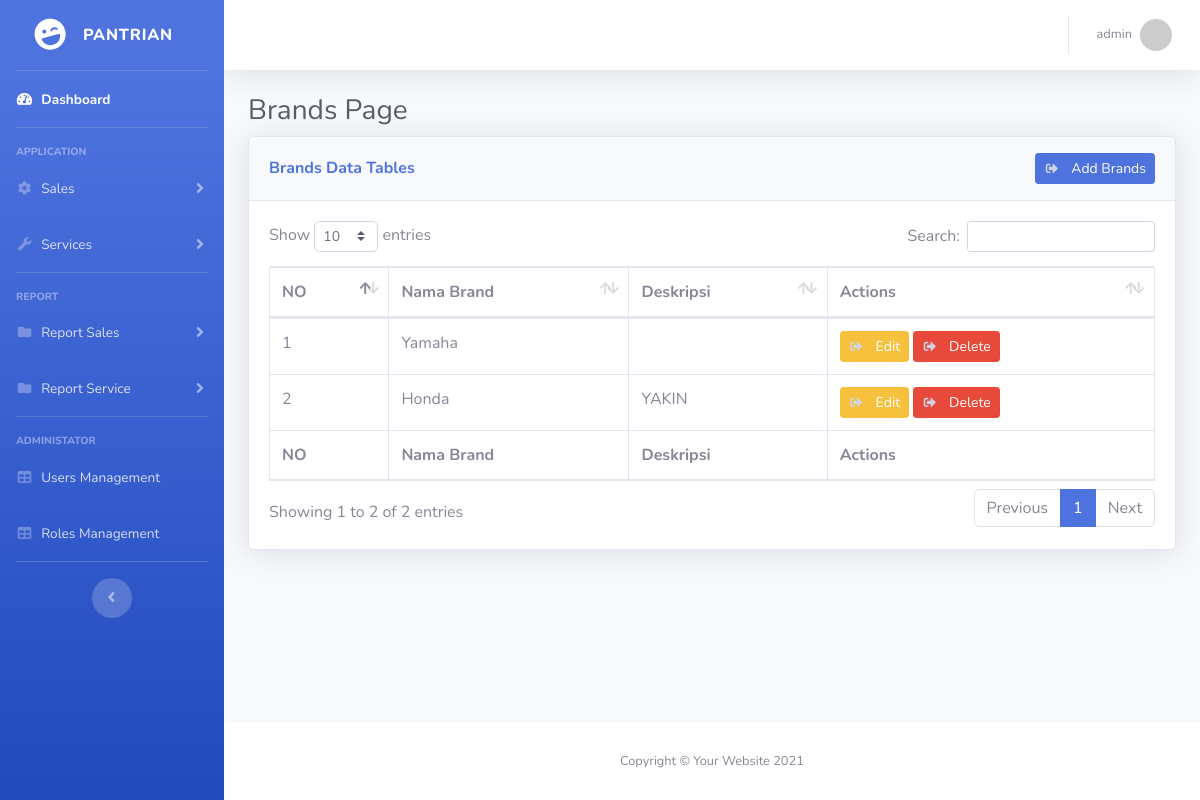
/pages/brands.php (signed in), run on the app's committed database.
### tables this page shows
CREATE TABLE `brands` (
  `id` int(11) NOT NULL,
  `brand_name` varchar(255) NOT NULL,
  `deskripsi` text DEFAULT NULL
);

### pages/brands.php (the view, shortened to what this page needs)
<?php
    $title = "Brands Page";
    require_once("../layout/header.php");
    require_once("../db.php");
    function getBrands() {
        global $db;
        $data = $db->query("SELECT * FROM brands");
        $result = [];
        while ($row = $data->fetch_assoc()) {
            $result[] = $row;
        }
        return $result;
    }
?>
    <div id="wrapper">
        <?php require_once("../layout/sidebar.php"); ?>
        <div id="content-wrapper" class="d-flex flex-column">
            <div id="content">
                <?php  require_once("../layout/topbar.php"); ?>
                <div class="container-fluid">
                    <h1 class="h3 mb-2 text-gray-800"><?= $title ?></h1>
                    <div class="card shadow mb-4">
                        <div class="card-header py-3 d-flex justify-content-between">
                            <h6 class="m-0 my-auto font-weight-bold text-primary ">Brands Data Tables</h6>
                            <button class="btn btn-primary btn-sm" data-toggle="modal" data-target="#addModal">
                                <i class="fas fa-sign-out-alt fa-sm fa-fw mr-2 text-gray-400"></i>
                                Add Brands
                            </button>
                        </div>
                        <div class="card-body">
                            <div class="table-responsive">
                                <table class="table table-bordered" id="dataTable" width="100%" cellspacing="0">
                                    <thead>
                                        <tr>
                                            <th>NO</th>
                                            <th>Nama Brand</th>
                                            <th>Deskripsi</th>
                                            <th>Actions</th>
                                        </tr>
                                    </thead>
                                    <tfoot>
                                        <tr>
                                            <th>NO</th>
                                            <th>Nama Brand</th>
                                            <th>Deskripsi</th>
                                            <th>Actions</th>
                                        </tr>
                                    </tfoot>
                                    <tbody>
                                        <?php
                                            $no = 1;
                                            $brands = getBrands();
                                            foreach($brands as $brand) {
                                                echo "<tr>";
                                                echo "<td>".$no."</td>";
                                                echo "<td>".$brand['brand_name']."</td>";
                                                echo "<td>".$brand['deskripsi']."</td>";
                                                echo "<td>
                                                    <button class='btn btn-warning btn-sm' data-toggle='modal' data-target='#editModal' data-id='".$brand['id']."' data-brand='".$brand['brand_name']."'  data-deskripsi='".$brand['deskripsi']."' >
                                                        <i class='fas fa-sign-out-alt fa-sm fa-fw mr-2 text-gray-400'></i>
                                                        Edit
                                                    </button>
                                                    <button class='btn btn-danger btn-sm' data-toggle='modal' data-target='#deleteModal' data-id='".$brand['id']."' data-brand='".$brand['brand_name']."'>
                                                        <i class='fas fa-sign-out-alt fa-sm fa-fw mr-2 text-gray-400'></i>
                                                        Delete
                                                    </button>
                                                </td>";
                                                echo "</tr>";
                                                $no++;
                                            }
                                        ?>
                                    </tbody>
                                </table>
                            </div>
                        </div>
                    </div>
                </div>
            </div>
            <?php require_once("../layout/bottombar.php"); ?>
        </div>
        </div>
    <?php
        require_once("../layout/footer.php");
    ?>

### data on the page
brands: brand_name "Yamaha"
brands: brand_name "Honda", deskripsi "YAKIN"

### other printed values
$_SESSION['user']['username'] "admin"
$title "Brands Page"
